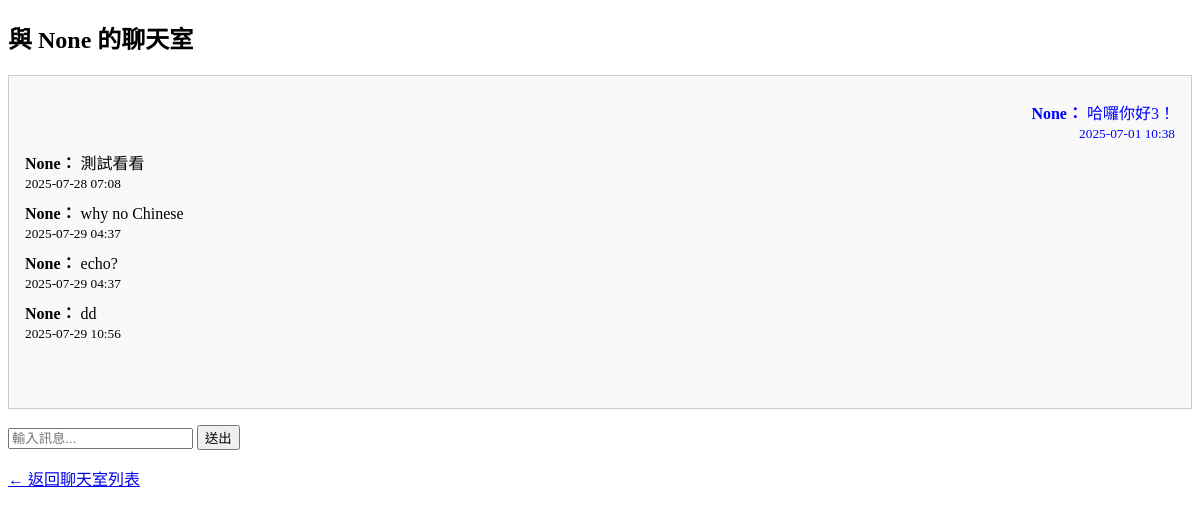
The app's page /chat/rooms/2/ (signed in), older data.
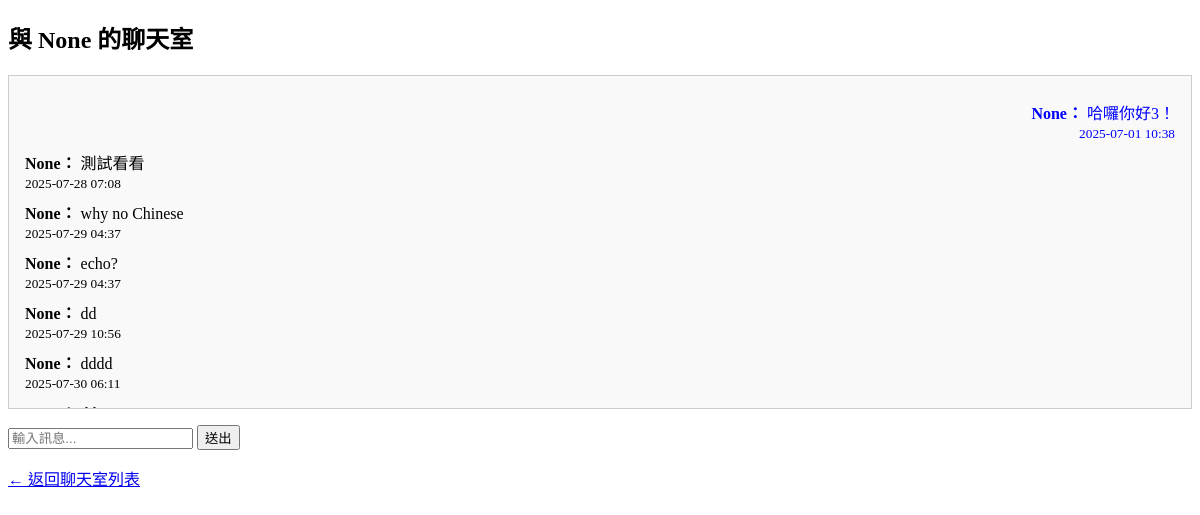
The same page, newer data.
### chat/models.py (models this page shows)
class Message(models.Model):
    room = models.ForeignKey(ChatRoom, on_delete=models.CASCADE, related_name='messages')
    sender = models.ForeignKey(settings.AUTH_USER_MODEL, on_delete=models.CASCADE, related_name='messages_sent')
    content = models.TextField()
    timestamp = models.DateTimeField(auto_now_add=True)

### chat/views.py (the view, shortened to what this page needs)
# urls.py: path('rooms/<int:room_id>/', views.chat_room_detail, name='chat_room_detail'),  # 需要 room_id
@login_required
def chat_room_detail(request, room_id):
    room = get_object_or_404(ChatRoom, id=room_id)
    if request.user not in [room.user1, room.user2]:
        return render(request, 'chat/not_allowed.html')
    return render(request, 'chat/room_detail.html', {
        'room': room,
        'other_user': room.user2 if room.user1 == request.user else room.user1
    })

### chat/templates/chat/room_detail.html (shortened to what this page needs)
{% load static %}
<!DOCTYPE html>
<html lang="zh-Hant">
<head>
</head>
<body>
    <h2>與 {{ other_user.username }} 的聊天室</h2>
    <div class="chat-box">
        {% for msg in room.messages.all %}
            <div class="message {% if msg.sender == request.user %}self{% endif %}">
                <strong>{{ msg.sender.username }}：</strong> {{ msg.content }} <br>
                <small>{{ msg.timestamp|date:"Y-m-d H:i" }}</small>
            </div>
        {% empty %}
            <p>尚無訊息</p>
        {% endfor %}
    </div>
    <form method="post">
        <input type="text" name="text" placeholder="輸入訊息..." required>
        <button type="submit">送出</button>
    </form>
    <p><a href="{% url 'chat_room_list' %}">← 返回聊天室列表</a></p>
</body>
</html>

Row changes from the older to the newer data that the page shows:
added Message: sender.username "None", content "dddd", timestamp "2025-07-30 06:11"
